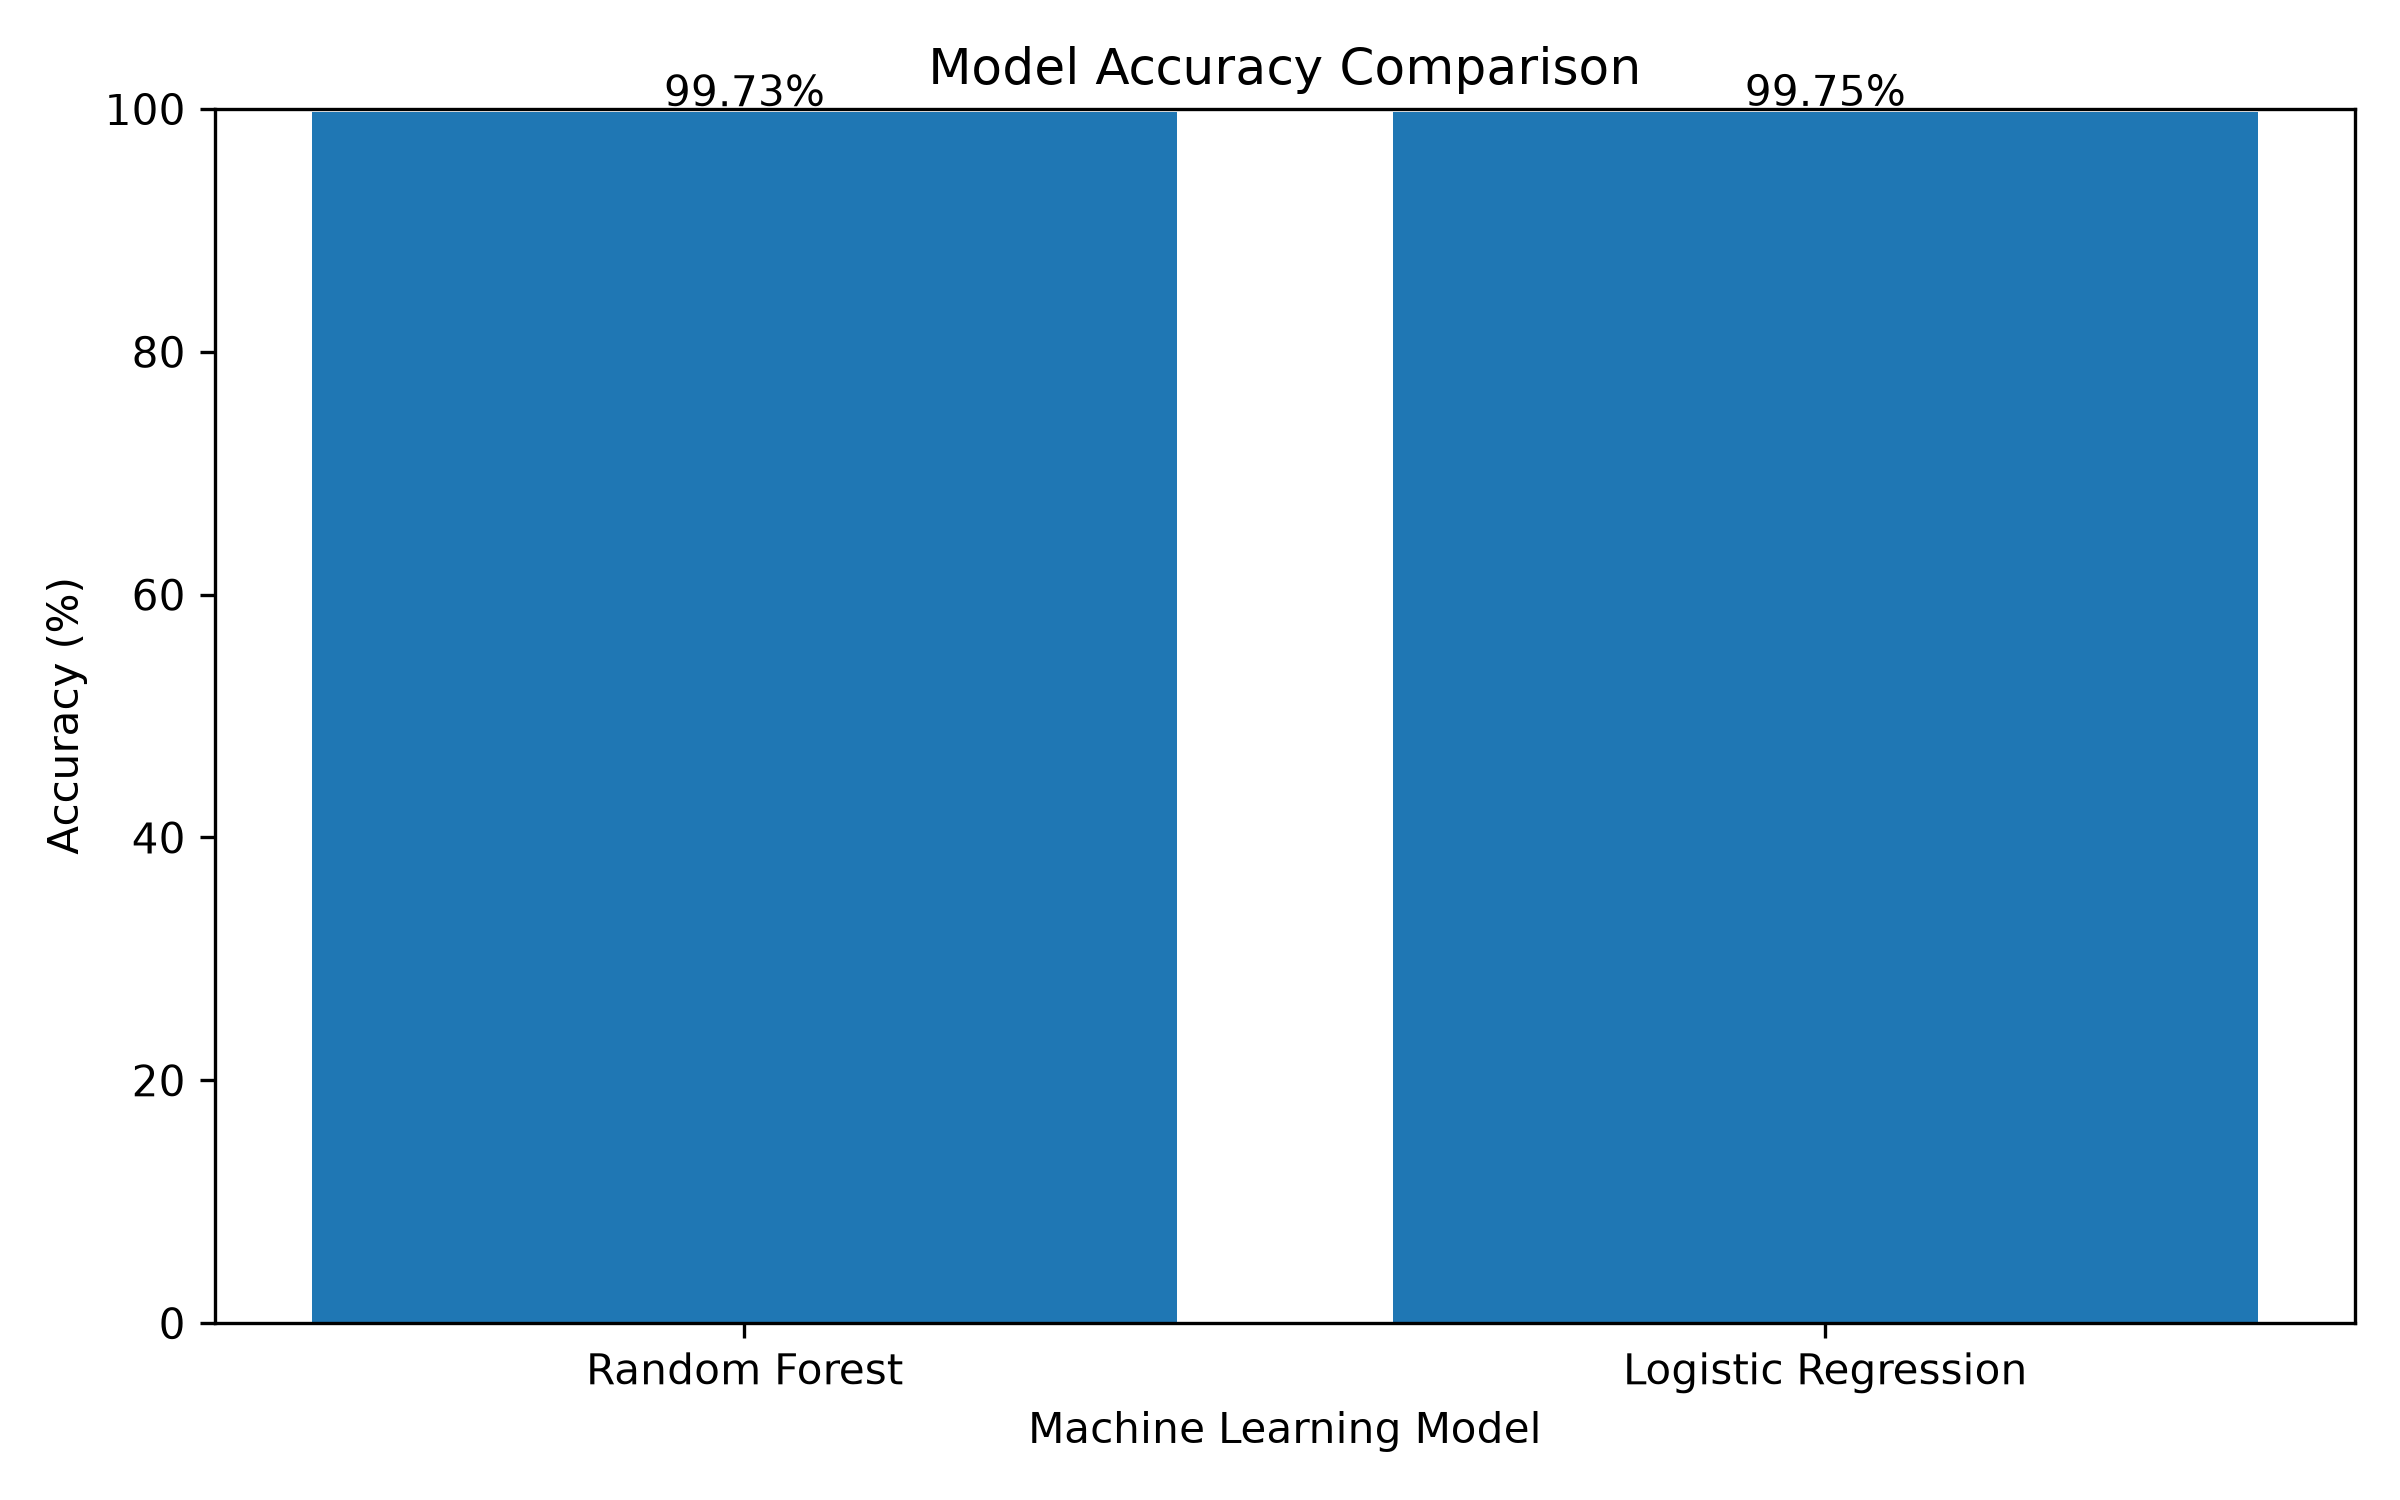

Write Python code to recreate this figure.
import pandas as pd
import joblib
import matplotlib.pyplot as plt

from sklearn.model_selection import train_test_split
from sklearn.linear_model import LogisticRegression
from sklearn.metrics import accuracy_score

# Load dataset
df = pd.read_csv("dataset.csv")

# Same features used for Random Forest
features = [
    "URLLength",
    "DomainLength",
    "IsDomainIP",
    "NoOfSubDomain",
    "HasObfuscation",
    "NoOfObfuscatedChar",
    "ObfuscationRatio",
    "NoOfLettersInURL",
    "LetterRatioInURL",
    "NoOfDegitsInURL",
    "DegitRatioInURL",
    "NoOfEqualsInURL",
    "NoOfQMarkInURL",
    "NoOfAmpersandInURL",
    "NoOfOtherSpecialCharsInURL",
    "SpacialCharRatioInURL",
    "IsHTTPS"
]

X = df[features]
y = df["label"]

# Remove missing values
X = X.dropna()
y = y.loc[X.index]

# Train/Test split
X_train, X_test, y_train, y_test = train_test_split(
    X,
    y,
    test_size=0.2,
    random_state=42,
    stratify=y
)

# -----------------------------
# Random Forest
# -----------------------------
data = joblib.load("phishing_model.pkl")
rf_model = data["model"]

rf_pred = rf_model.predict(X_test)
rf_accuracy = accuracy_score(y_test, rf_pred)

# -----------------------------
# Logistic Regression
# -----------------------------
lr_model = LogisticRegression(
    max_iter=1000,
    random_state=42
)

lr_model.fit(X_train, y_train)

lr_pred = lr_model.predict(X_test)
lr_accuracy = accuracy_score(y_test, lr_pred)

# Print results
print("\n==============================")
print("MODEL COMPARISON")
print("==============================")

print(f"Random Forest Accuracy      : {rf_accuracy * 100:.2f}%")
print(f"Logistic Regression Accuracy: {lr_accuracy * 100:.2f}%")

# -----------------------------
# Comparison Graph
# -----------------------------
models = ["Random Forest", "Logistic Regression"]
accuracies = [rf_accuracy * 100, lr_accuracy * 100]

plt.figure(figsize=(8, 5))

bars = plt.bar(models, accuracies)

plt.ylabel("Accuracy (%)")
plt.xlabel("Machine Learning Model")
plt.title("Model Accuracy Comparison")

plt.ylim(0, 100)

# Add accuracy values above bars
for bar, accuracy in zip(bars, accuracies):
    plt.text(
        bar.get_x() + bar.get_width() / 2,
        bar.get_height() + 0.5,
        f"{accuracy:.2f}%",
        ha="center"
    )

plt.tight_layout()

# Save graph
plt.savefig("model_comparison.png", dpi=300)

plt.show()

print("\nComparison graph saved as model_comparison.png")
